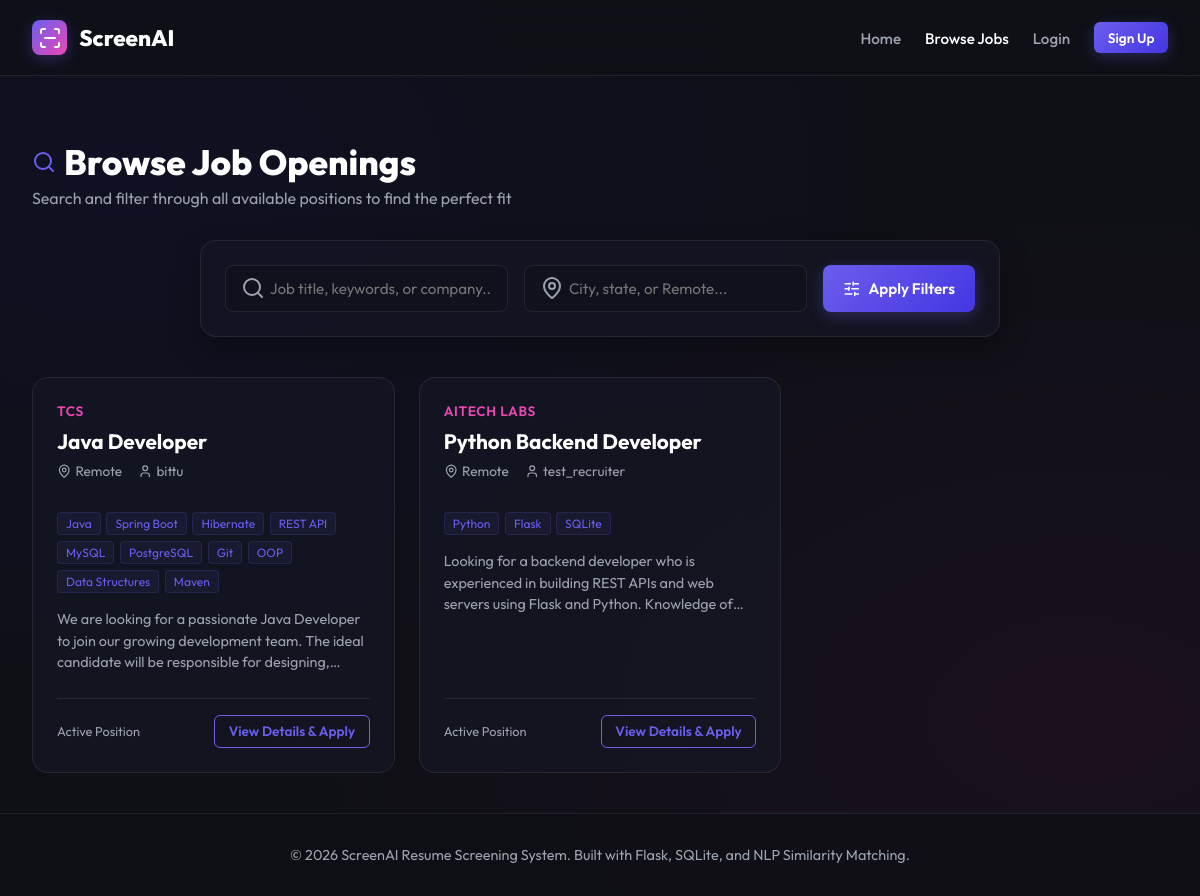
Page /jobs on the committed database.
### tables this page shows
CREATE TABLE jobs (
                id INTEGER PRIMARY KEY AUTOINCREMENT,
                recruiter_id INTEGER NOT NULL,
                title TEXT NOT NULL,
                company TEXT NOT NULL,
                description TEXT NOT NULL,
                requirements TEXT,
                location TEXT NOT NULL,
                posted_at TIMESTAMP DEFAULT CURRENT_TIMESTAMP,
                FOREIGN KEY (recruiter_id) REFERENCES users (id)
            );

CREATE TABLE users (
                id INTEGER PRIMARY KEY AUTOINCREMENT,
                username TEXT UNIQUE NOT NULL,
                email TEXT UNIQUE NOT NULL,
                password_hash TEXT NOT NULL,
                role TEXT NOT NULL CHECK(role IN ('candidate', 'recruiter')),
                created_at TIMESTAMP DEFAULT CURRENT_TIMESTAMP
            );

### app.py (the view, shortened to what this page needs)
@app.route('/jobs')
def jobs():
    search = request.args.get('search', '').strip()
    location = request.args.get('location', '').strip()
    db = get_db()
    query = '''
        SELECT jobs.*, users.username as recruiter_name
        FROM jobs JOIN users ON jobs.recruiter_id = users.id
    '''
    params = []
    query += ' ORDER BY posted_at DESC'
    jobs = db.execute(query, params).fetchall()
    return render_template('jobs.html', jobs=jobs, search=search, location=location)

### app.py (called while the page is built)
def get_db():
    db = getattr(g, '_database', None)
    if db is None:
        db = g._database = sqlite3.connect(DATABASE)
        db.row_factory = sqlite3.Row
    return db

@app.teardown_appcontext
def close_connection(exception):
    db = getattr(g, '_database', None)
    if db is not None:
        db.close()

### templates/jobs.html (shortened to what this page needs)
{% extends "base.html" %}
{% block content %}
<div style="margin-bottom: 2rem;">
    <h2 style="font-size: 2.2rem; font-weight: 800; color: var(--text-bright); display: flex; align-items: center; gap: 0.5rem;">
        <i data-lucide="search" style="color: var(--primary);"></i>
        Browse Job Openings
    </h2>
    <p style="color: var(--text-muted); font-size: 1rem; margin-top: 0.25rem;">
        Search and filter through all available positions to find the perfect fit
    </p>
</div>
<div class="search-box" style="margin-top: 0; margin-bottom: 2.5rem;">
    <form action="{{ url_for('jobs') }}" method="GET">
        <div class="input-wrapper" style="display: flex; align-items: center; gap: 0.5rem;">
            <i data-lucide="search" style="color: var(--text-muted); position: absolute; left: 1rem;"></i>
            <input type="text" name="search" value="{{ search }}" placeholder="Job title, keywords, or company..." style="padding-left: 2.75rem;">
        </div>
        <div class="input-wrapper" style="display: flex; align-items: center; gap: 0.5rem;">
            <i data-lucide="map-pin" style="color: var(--text-muted); position: absolute; left: 1rem;"></i>
            <input type="text" name="location" value="{{ location }}" placeholder="City, state, or Remote..." style="padding-left: 2.75rem;">
        </div>
        <button type="submit" class="btn btn-primary">
            <i data-lucide="sliders-horizontal" style="width: 1.1rem; height: 1.1rem;"></i> Apply Filters
        </button>
    </form>
</div>
<section>
    {% if jobs %}
        <div class="jobs-grid">
            {% for job in jobs %}
                <div class="job-card">
                    <div class="job-card-header">
                        <div class="company-tag">{{ job.company }}</div>
                        <h3>{{ job.title }}</h3>
                        <div class="job-meta">
                            <span><i data-lucide="map-pin" style="width: 0.9rem; height: 0.9rem;"></i> {{ job.location }}</span>
                            <span><i data-lucide="user" style="width: 0.9rem; height: 0.9rem;"></i> {{ job.recruiter_name }}</span>
                        </div>
                    </div>
                    {% if job.requirements %}
                        <div style="display: flex; flex-wrap: wrap; gap: 0.35rem; margin-bottom: 1rem;">
                            {% for req in job.requirements.split(',') %}
                                {% if req.strip() %}
                                    <span style="font-size: 0.75rem; background: rgba(99, 102, 241, 0.08); color: var(--primary); padding: 0.2rem 0.5rem; border-radius: 4px; border: 1px solid rgba(99, 102, 241, 0.15);">
                                        {{ req.strip() }}
                                    </span>
                                {% endif %}
                            {% endfor %}
                        </div>
                    {% endif %}
                    <p class="job-desc-snippet">{{ job.description }}</p>
                    <div class="job-card-footer">
                        <span style="font-size: 0.8rem; color: var(--text-muted);">Active Position</span>
                        <a href="{{ url_for('job_detail', job_id=job.id) }}" class="btn btn-outline btn-sm">View Details & Apply</a>
                    </div>
                </div>
            {% endfor %}
        </div>
    {% endif %}
</section>
{% endblock %}

### templates/base.html (shortened to what this page needs)
<!DOCTYPE html>
<html lang="en">
<head>
    <link rel="stylesheet" href="{{ url_for('static', filename='css/style.css') }}">
</head>
<body>
    <header>
        <div class="nav-container">
            <a href="{{ url_for('index') }}" class="logo-group">
                <div class="logo-icon">
                    <i data-lucide="scan-line"></i>
                </div>
                <span>ScreenAI</span>
            </a>
            <nav>
                <ul class="nav-links">
                    <li><a href="{{ url_for('index') }}" class="nav-link {% if request.path == '/' %}active{% endif %}">Home</a></li>
                    <li><a href="{{ url_for('jobs') }}" class="nav-link {% if request.path == '/jobs' %}active{% endif %}">Browse Jobs</a></li>
                    {% if 'user_id' in session %}
                        <li><a href="{{ url_for('dashboard') }}" class="nav-link {% if request.path == '/dashboard' %}active{% endif %}">Dashboard</a></li>
                        {% if session['role'] == 'recruiter' %}
                            <li><a href="{{ url_for('post_job') }}" class="nav-link {% if request.path == '/post-job' %}active{% endif %}">Post a Job</a></li>
                        {% endif %}
                        <li><span class="nav-link" style="color: var(--accent); font-weight: 600;">@{{ session['username'] }} ({{ session['role']|capitalize }})</span></li>
                        <li><a href="{{ url_for('logout') }}" class="btn btn-secondary btn-sm">Logout</a></li>
                    {% else %}
                        <li><a href="{{ url_for('login') }}" class="nav-link {% if request.path == '/login' %}active{% endif %}">Login</a></li>
                        <li><a href="{{ url_for('register') }}" class="btn btn-primary btn-sm">Sign Up</a></li>
                    {% endif %}
                </ul>
            </nav>
        </div>
    </header>
    <main>
        {% block content %}{% endblock %}
    </main>
    <footer>
        <p>&copy; 2026 ScreenAI Resume Screening System. Built with Flask, SQLite, and NLP Similarity Matching.</p>
    </footer>
</body>
</html>

### rows in the picture
jobs: company "TCS", title "Java Developer", location "Remote", recruiter_name "bittu", strip "Java" "Spring Boot" "Hibernate" "REST API" "MySQL" "PostgreSQL" "Git" "OOP" "Data Structures" "Maven", description "We are looking for a passionate Java Developer to join our growing development team. The ideal candidate will be responsible for…"
jobs: company "AITECH LABS", title "Python Backend Developer", location "Remote", recruiter_name "test_recruiter", strip "Python" "Flask" "SQLite", description "Looking for a backend developer who is experienced in building REST APIs and web servers using Flask and Python. Knowledge…"
